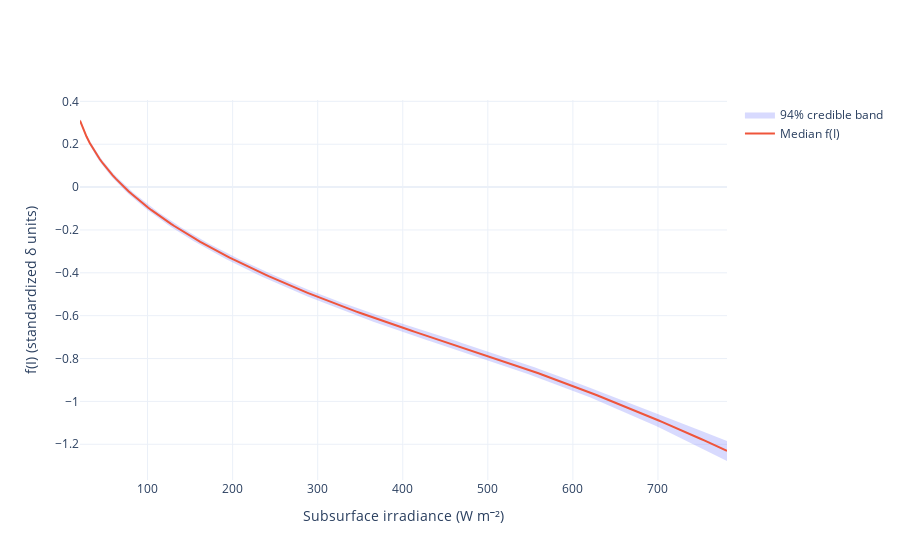

The code cell stored with this chart in its notebook:
### Markdown cell above
## Learned NPQ–irradiance response

The fitted model implies a smooth population-level relationship between subsurface irradiance and the NPQ correction. This relationship is represented by a spline-based latent function and is inferred jointly with all other model components.

Visualizing this function and its posterior uncertainty provides insight into how strongly the data constrain the mean NPQ response to light, independently of observation-level noise.

### Code cell
# 1) Build irradiance grid in original units
I_sub = lake_george_df[col_I].to_numpy(float)
I_sub = np.clip(I_sub, 0.0, None)

I_min = float(np.quantile(I_sub, 0.01))
I_max = float(np.quantile(I_sub, 0.99))

I_grid = np.linspace(I_min, I_max, 200)

# 2) Apply the exact same transform + standardization as in the model
I_log_grid = np.log1p(I_grid)

I_mu = scaler["I_log"]["mu"]
I_sd = scaler["I_log"]["sd"]
I_z_grid = (I_log_grid - I_mu) / I_sd

# 3) Rebuild spline basis on the grid using the same formula you used for X_I
# IMPORTANT: must match: bs(I_z, df=4, degree=3, include_intercept=False)
X_grid = dmatrix(
    "bs(I_z, df=4, degree=3, include_intercept=False)",
    {"I_z": I_z_grid},
    return_type="dataframe",
).to_numpy()  # (n_grid, n_basis)

# 4) Get posterior draws of w_I
w = trace_advi.posterior["w_I"].values  # (chain, draw, basis)
w_flat = w.reshape(-1, w.shape[-1])   # (S, basis)

# 5) Compute f(I) for each posterior draw
# f_grid = X_grid @ w.T -> (n_grid, S), transpose to (S, n_grid)
f_grid = (X_grid @ w_flat.T).T

# 6) Summarize with 94% interval
f_med = np.median(f_grid, axis=0)
f_lo  = np.quantile(f_grid, 0.03, axis=0)
f_hi  = np.quantile(f_grid, 0.97, axis=0)

# 7) Plot (use irradiance in original units on x-axis)
fig = go.Figure()

# credible band
fig.add_trace(go.Scatter(
    x=np.concatenate([I_grid, I_grid[::-1]]),
    y=np.concatenate([f_hi, f_lo[::-1]]),
    fill="toself",
    line=dict(width=0),
    opacity=0.50,
    name="94% credible band",
    hoverinfo="skip",
))

# median curve
fig.add_trace(go.Scatter(
    x=I_grid,
    y=f_med,
    mode="lines",
    name="Median f(I)",
    color='black'
))

fig.update_layout(
    title="",
    xaxis_title="Subsurface irradiance (W m⁻²)",
    yaxis_title="f(I) (standardized δ units)",
    template="plotly_white",
)

fig.show()
save_plotly_html(fig, "lake_george_npq_irradiance_response")

### Figure 1 — Plotly figure (JSON) as saved in the notebook; plotly's stock layout.template omitted (floating-point values rounded to 4 significant figures; data arrays with more than 128 entries replaced by an {"elided": "..."} marker saying what was removed)
{"data": [{"fill": "toself", "hoverinfo": "skip", "line": {"width": 0}, "name": "94% credible band", "opacity": 0.5, "type": "scatter", "x": {"elided": "400 float values"}, "y": {"elided": "400 float values"}}, {"mode": "lines", "name": "Median f(I)", "type": "scatter", "x": {"elided": "200 float values"}, "y": {"elided": "200 float values"}}], "layout": {"title": {"text": ""}, "xaxis": {"title": {"text": "Subsurface irradiance (W m⁻²)"}}, "yaxis": {"title": {"text": "f(I) (standardized δ units)"}}}}
